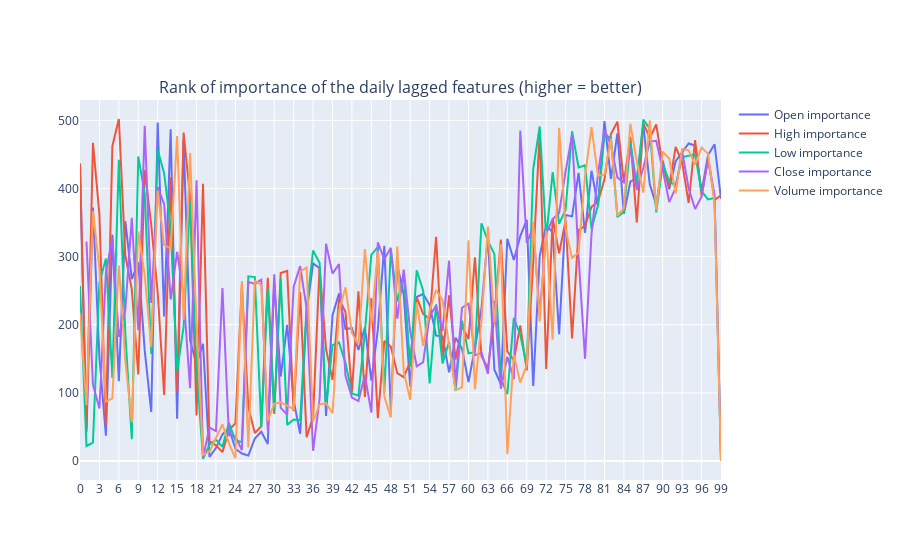

Notebook source saved alongside this figure:
### Code cell
import matplotlib.pyplot as plt
import seaborn as sns

list1, list2 = zip(
    *sorted(
        zip(
            np.argsort(estimator.coef_),
            base_datapoints[interesting_tickers[0]]._features.columns,
        ),
        reverse=True,
    )
)

fig = make_subplots(
    rows=1,
    cols=1,
    subplot_titles=["Rank of importance of the daily lagged features (higher = better)"],
    # horizontal_spacing=0.0001,
    # vertical_spacing=0.003,
    shared_xaxes=True,
)

for kline in [
    "Open",
    "High",
    "Low",
    "Close",
    "Volume",
]:
    mask = [
        True if kline in x and len(x.split("_")) > 1 else False
        for x in base_datapoints[interesting_tickers[0]]._features.columns
    ]
    x = [
        x.split("_")[1] if len(x.split("_")) > 1 else -1
        for x in base_datapoints[interesting_tickers[0]]._features.columns[mask]
    ]
    fig.add_trace(
        go.Scatter(
            x=x,
            y=np.argsort(estimator.coef_)[mask],
            # line=dict(color="black", width=1),
            name=f"{kline} importance",
        ),
        row=1,
        col=1,
    )
fig.show()
fig.write_image("importance of daily lagged features.svg")

### Figure 1 — Plotly figure (JSON) as saved in the notebook; plotly's stock layout.template omitted (floating-point values rounded to 4 significant figures)
{"data": [{"name": "Open importance", "type": "scatter", "x": ["0", "1", "2", "3", "4", "5", "6", "7", "8", "9", "10", "11", "12", "13", "14", "15", "16", "17", "18", "19", "20", "21", "22", "23", "24", "25", "26", "27", "28", "29", "30", "31", "32", "33", "34", "35", "36", "37", "38", "39", "40", "41", "42", "43", "44", "45", "46", "47", "48", "49", "50", "51", "52", "53", "54", "55", "56", "57", "58", "59", "60", "61", "62", "63", "64", "65", "66", "67", "68", "69", "70", "71", "72", "73", "74", "75", "76", "77", "78", "79", "80", "81", "82", "83", "84", "85", "86", "87", "88", "89", "90", "91", "92", "93", "94", "95", "96", "97", "98", "99"], "xaxis": "x", "y": [432, 42, 372, 152, 37, 332, 117, 352, 267, 292, 162, 72, 497, 212, 487, 62, 472, 177, 142, 172, 6, 19, 39, 48, 18, 11, 8, 33, 43, 25, 261, 124, 200, 89, 40, 218, 290, 283, 66, 214, 246, 194, 195, 163, 196, 118, 193, 316, 75, 288, 244, 109, 241, 245, 229, 184, 183, 130, 181, 165, 116, 166, 223, 331, 134, 113, 326, 295, 330, 354, 110, 301, 346, 336, 186, 361, 359, 423, 335, 426, 374, 499, 414, 481, 363, 410, 415, 493, 406, 376, 441, 399, 440, 453, 466, 463, 395, 449, 465, 385], "yaxis": "y"}, {"name": "High importance", "type": "scatter", "x": ["0", "1", "2", "3", "4", "5", "6", "7", "8", "9", "10", "11", "12", "13", "14", "15", "16", "17", "18", "19", "20", "21", "22", "23", "24", "25", "26", "27", "28", "29", "30", "31", "32", "33", "34", "35", "36", "37", "38", "39", "40", "41", "42", "43", "44", "45", "46", "47", "48", "49", "50", "51", "52", "53", "54", "55", "56", "57", "58", "59", "60", "61", "62", "63", "64", "65", "66", "67", "68", "69", "70", "71", "72", "73", "74", "75", "76", "77", "78", "79", "80", "81", "82", "83", "84", "85", "86", "87", "88", "89", "90", "91", "92", "93", "94", "95", "96", "97", "98", "99"], "xaxis": "x", "y": [437, 47, 467, 362, 52, 462, 502, 302, 252, 127, 427, 347, 247, 97, 417, 102, 482, 387, 67, 407, 29, 23, 13, 46, 55, 259, 79, 41, 51, 269, 69, 276, 279, 73, 248, 35, 65, 285, 164, 119, 238, 219, 101, 249, 94, 239, 63, 176, 168, 129, 123, 146, 240, 216, 208, 329, 151, 243, 149, 198, 179, 299, 154, 136, 211, 325, 161, 148, 199, 133, 293, 483, 135, 356, 305, 353, 180, 339, 345, 373, 381, 413, 480, 498, 408, 476, 350, 496, 474, 494, 433, 403, 461, 438, 379, 471, 389, 445, 383, 390], "yaxis": "y"}, {"name": "Low importance", "type": "scatter", "x": ["0", "1", "2", "3", "4", "5", "6", "7", "8", "9", "10", "11", "12", "13", "14", "15", "16", "17", "18", "19", "20", "21", "22", "23", "24", "25", "26", "27", "28", "29", "30", "31", "32", "33", "34", "35", "36", "37", "38", "39", "40", "41", "42", "43", "44", "45", "46", "47", "48", "49", "50", "51", "52", "53", "54", "55", "56", "57", "58", "59", "60", "61", "62", "63", "64", "65", "66", "67", "68", "69", "70", "71", "72", "73", "74", "75", "76", "77", "78", "79", "80", "81", "82", "83", "84", "85", "86", "87", "88", "89", "90", "91", "92", "93", "94", "95", "96", "97", "98", "99"], "xaxis": "x", "y": [257, 22, 27, 262, 297, 122, 442, 187, 32, 447, 392, 157, 457, 422, 342, 132, 197, 382, 137, 3, 24, 31, 21, 56, 30, 28, 271, 270, 50, 253, 74, 268, 53, 61, 60, 226, 309, 291, 80, 170, 174, 144, 99, 96, 189, 303, 314, 100, 310, 234, 273, 138, 280, 250, 114, 230, 143, 175, 103, 206, 158, 160, 349, 323, 304, 121, 98, 210, 185, 140, 429, 491, 328, 424, 348, 369, 484, 431, 434, 341, 375, 478, 475, 358, 366, 468, 405, 501, 488, 365, 436, 411, 404, 446, 448, 450, 396, 384, 386, 2], "yaxis": "y"}, {"name": "Close importance", "type": "scatter", "x": ["1", "2", "3", "4", "5", "6", "7", "8", "9", "10", "11", "12", "13", "14", "15", "16", "17", "18", "19", "20", "21", "22", "23", "24", "25", "26", "27", "28", "29", "30", "31", "32", "33", "34", "35", "36", "37", "38", "39", "40", "41", "42", "43", "44", "45", "46", "47", "48", "49", "50", "51", "52", "53", "54", "55", "56", "57", "58", "59", "60", "61", "62", "63", "64", "65", "66", "67", "68", "69", "70", "71", "72", "73", "74", "75", "76", "77", "78", "79", "80", "81", "82", "83", "84", "85", "86", "87", "88", "89", "90", "91", "92", "93", "94", "95", "96", "97", "98", "99"], "xaxis": "x", "y": [322, 112, 77, 277, 327, 182, 222, 357, 192, 492, 232, 402, 377, 237, 307, 242, 107, 412, 5, 49, 44, 254, 38, 36, 16, 263, 260, 266, 45, 274, 78, 68, 256, 286, 224, 15, 91, 319, 275, 289, 125, 93, 88, 126, 71, 321, 296, 313, 209, 281, 190, 139, 145, 213, 228, 191, 294, 111, 225, 231, 155, 159, 128, 235, 106, 153, 120, 485, 320, 343, 215, 334, 355, 364, 425, 479, 300, 150, 333, 421, 486, 464, 416, 409, 459, 398, 430, 469, 470, 428, 380, 401, 455, 400, 370, 388, 443, 391, 1], "yaxis": "y"}, {"name": "Volume importance", "type": "scatter", "x": ["0", "1", "2", "3", "4", "5", "6", "7", "8", "9", "10", "11", "12", "13", "14", "15", "16", "17", "18", "19", "20", "21", "22", "23", "24", "25", "26", "27", "28", "29", "30", "31", "32", "33", "34", "35", "36", "37", "38", "39", "40", "41", "42", "43", "44", "45", "46", "47", "48", "49", "50", "51", "52", "53", "54", "55", "56", "57", "58", "59", "60", "61", "62", "63", "64", "65", "66", "67", "68", "69", "70", "71", "72", "73", "74", "75", "76", "77", "78", "79", "80", "81", "82", "83", "84", "85", "86", "87", "88", "89", "90", "91", "92", "93", "94", "95", "96", "97", "98", "99"], "xaxis": "x", "y": [217, 82, 367, 282, 87, 92, 287, 147, 57, 337, 272, 167, 397, 317, 312, 477, 207, 452, 202, 9, 14, 34, 54, 26, 4, 264, 20, 265, 258, 59, 84, 86, 81, 76, 278, 284, 58, 83, 85, 70, 220, 255, 188, 171, 311, 201, 308, 95, 64, 315, 131, 90, 233, 169, 221, 251, 236, 173, 104, 108, 324, 105, 204, 344, 203, 318, 10, 156, 115, 141, 351, 205, 338, 178, 489, 340, 298, 306, 418, 490, 419, 420, 473, 360, 371, 495, 439, 394, 500, 368, 454, 444, 393, 458, 456, 435, 460, 451, 378, 0], "yaxis": "y"}], "layout": {"annotations": [{"font": {"size": 16}, "showarrow": false, "text": "Rank of importance of the daily lagged features (higher = better)", "x": 0.5, "xanchor": "center", "xref": "paper", "y": 1, "yanchor": "bottom", "yref": "paper"}], "xaxis": {"anchor": "y", "domain": [0, 1]}, "yaxis": {"anchor": "x", "domain": [0, 1]}}}
